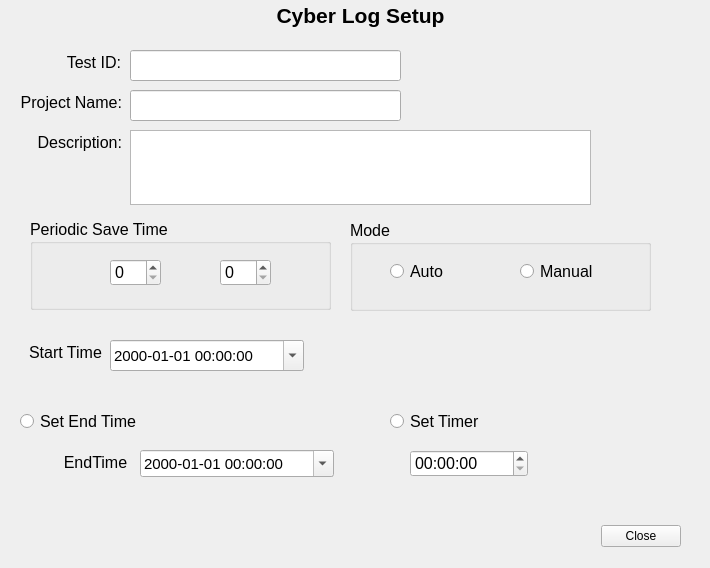
<ui version="4.0" >
 <class>Form</class>
 <widget class="QWidget" name="Form" >
  <property name="windowModality" >
   <enum>Qt::WindowModal</enum>
  </property>
  <property name="geometry" >
   <rect>
    <x>0</x>
    <y>0</y>
    <width>710</width>
    <height>568</height>
   </rect>
  </property>
  <property name="windowTitle" >
   <string>Form</string>
  </property>
  <widget class="QLabel" name="label_3" >
   <property name="geometry" >
    <rect>
     <x>40</x>
     <y>0</y>
     <width>641</width>
     <height>30</height>
    </rect>
   </property>
   <property name="font" >
    <font>
     <pointsize>16</pointsize>
     <weight>75</weight>
     <bold>true</bold>
    </font>
   </property>
   <property name="text" >
    <string>Cyber Log Setup</string>
   </property>
   <property name="alignment" >
    <set>Qt::AlignCenter</set>
   </property>
  </widget>
  <widget class="QDialogButtonBox" name="buttonBox" >
   <property name="windowModality" >
    <enum>Qt::NonModal</enum>
   </property>
   <property name="geometry" >
    <rect>
     <x>600</x>
     <y>520</y>
     <width>81</width>
     <height>32</height>
    </rect>
   </property>
   <property name="standardButtons" >
    <set>QDialogButtonBox::Close</set>
   </property>
   <property name="centerButtons" >
    <bool>true</bool>
   </property>
  </widget>
  <widget class="QLabel" name="label_7" >
   <property name="geometry" >
    <rect>
     <x>40</x>
     <y>50</y>
     <width>81</width>
     <height>24</height>
    </rect>
   </property>
   <property name="font" >
    <font>
     <pointsize>12</pointsize>
     <weight>50</weight>
     <bold>false</bold>
    </font>
   </property>
   <property name="text" >
    <string>Test ID:</string>
   </property>
   <property name="alignment" >
    <set>Qt::AlignRight|Qt::AlignTrailing|Qt::AlignVCenter</set>
   </property>
  </widget>
  <widget class="QLabel" name="label_8" >
   <property name="geometry" >
    <rect>
     <x>20</x>
     <y>90</y>
     <width>102</width>
     <height>24</height>
    </rect>
   </property>
   <property name="font" >
    <font>
     <pointsize>12</pointsize>
     <weight>50</weight>
     <bold>false</bold>
    </font>
   </property>
   <property name="text" >
    <string>Project Name:</string>
   </property>
   <property name="alignment" >
    <set>Qt::AlignRight|Qt::AlignTrailing|Qt::AlignVCenter</set>
   </property>
  </widget>
  <widget class="QLabel" name="label_9" >
   <property name="geometry" >
    <rect>
     <x>20</x>
     <y>130</y>
     <width>102</width>
     <height>24</height>
    </rect>
   </property>
   <property name="font" >
    <font>
     <pointsize>12</pointsize>
     <weight>50</weight>
     <bold>false</bold>
    </font>
   </property>
   <property name="text" >
    <string>Description:</string>
   </property>
   <property name="alignment" >
    <set>Qt::AlignRight|Qt::AlignTrailing|Qt::AlignVCenter</set>
   </property>
  </widget>
  <widget class="QLabel" name="label_11" >
   <property name="geometry" >
    <rect>
     <x>20</x>
     <y>340</y>
     <width>91</width>
     <height>24</height>
    </rect>
   </property>
   <property name="font" >
    <font>
     <pointsize>12</pointsize>
     <weight>50</weight>
     <bold>false</bold>
    </font>
   </property>
   <property name="text" >
    <string>Start Time</string>
   </property>
   <property name="alignment" >
    <set>Qt::AlignCenter</set>
   </property>
  </widget>
  <widget class="QLabel" name="label_12" >
   <property name="geometry" >
    <rect>
     <x>60</x>
     <y>450</y>
     <width>71</width>
     <height>24</height>
    </rect>
   </property>
   <property name="font" >
    <font>
     <pointsize>12</pointsize>
     <weight>50</weight>
     <bold>false</bold>
    </font>
   </property>
   <property name="text" >
    <string>EndTime</string>
   </property>
   <property name="alignment" >
    <set>Qt::AlignCenter</set>
   </property>
  </widget>
  <widget class="QDateTimeEdit" name="dateTimeEdit" >
   <property name="geometry" >
    <rect>
     <x>110</x>
     <y>340</y>
     <width>194</width>
     <height>31</height>
    </rect>
   </property>
   <property name="font" >
    <font>
     <pointsize>11</pointsize>
    </font>
   </property>
   <property name="displayFormat" >
    <string>yyyy-MM-dd hh:mm:ss</string>
   </property>
   <property name="calendarPopup" >
    <bool>true</bool>
   </property>
  </widget>
  <widget class="QTimeEdit" name="timeEdit" >
   <property name="geometry" >
    <rect>
     <x>410</x>
     <y>450</y>
     <width>118</width>
     <height>27</height>
    </rect>
   </property>
   <property name="font" >
    <font>
     <pointsize>12</pointsize>
    </font>
   </property>
   <property name="displayFormat" >
    <string>hh:mm:ss</string>
   </property>
  </widget>
  <widget class="QLineEdit" name="lineEdit" >
   <property name="geometry" >
    <rect>
     <x>130</x>
     <y>50</y>
     <width>271</width>
     <height>31</height>
    </rect>
   </property>
  </widget>
  <widget class="QTextEdit" name="textEdit" >
   <property name="geometry" >
    <rect>
     <x>130</x>
     <y>130</y>
     <width>461</width>
     <height>75</height>
    </rect>
   </property>
  </widget>
  <widget class="QLineEdit" name="lineEdit_2" >
   <property name="geometry" >
    <rect>
     <x>130</x>
     <y>90</y>
     <width>271</width>
     <height>31</height>
    </rect>
   </property>
  </widget>
  <widget class="QGroupBox" name="groupBox" >
   <property name="geometry" >
    <rect>
     <x>30</x>
     <y>219</y>
     <width>301</width>
     <height>91</height>
    </rect>
   </property>
   <property name="font" >
    <font>
     <pointsize>12</pointsize>
    </font>
   </property>
   <property name="title" >
    <string>Periodic Save Time</string>
   </property>
   <widget class="QSpinBox" name="spinBox" >
    <property name="geometry" >
     <rect>
      <x>80</x>
      <y>40</y>
      <width>51</width>
      <height>27</height>
     </rect>
    </property>
   </widget>
   <widget class="QSpinBox" name="spinBox_2" >
    <property name="geometry" >
     <rect>
      <x>190</x>
      <y>40</y>
      <width>51</width>
      <height>27</height>
     </rect>
    </property>
   </widget>
  </widget>
  <widget class="QDateTimeEdit" name="dateTimeEdit_2" >
   <property name="geometry" >
    <rect>
     <x>140</x>
     <y>450</y>
     <width>194</width>
     <height>27</height>
    </rect>
   </property>
   <property name="font" >
    <font>
     <pointsize>11</pointsize>
    </font>
   </property>
   <property name="displayFormat" >
    <string>yyyy-MM-dd hh:mm:ss</string>
   </property>
   <property name="calendarPopup" >
    <bool>true</bool>
   </property>
  </widget>
  <widget class="QGroupBox" name="groupBox_3" >
   <property name="geometry" >
    <rect>
     <x>350</x>
     <y>220</y>
     <width>301</width>
     <height>91</height>
    </rect>
   </property>
   <property name="font" >
    <font>
     <pointsize>12</pointsize>
    </font>
   </property>
   <property name="title" >
    <string>Mode</string>
   </property>
   <widget class="QRadioButton" name="radioButton" >
    <property name="geometry" >
     <rect>
      <x>40</x>
      <y>40</y>
      <width>71</width>
      <height>23</height>
     </rect>
    </property>
    <property name="text" >
     <string>Auto</string>
    </property>
   </widget>
   <widget class="QRadioButton" name="radioButton_2" >
    <property name="geometry" >
     <rect>
      <x>170</x>
      <y>40</y>
      <width>90</width>
      <height>23</height>
     </rect>
    </property>
    <property name="text" >
     <string>Manual</string>
    </property>
   </widget>
  </widget>
  <widget class="QRadioButton" name="radioButton_3" >
   <property name="geometry" >
    <rect>
     <x>20</x>
     <y>410</y>
     <width>121</width>
     <height>23</height>
    </rect>
   </property>
   <property name="font" >
    <font>
     <pointsize>12</pointsize>
    </font>
   </property>
   <property name="text" >
    <string>Set End Time</string>
   </property>
  </widget>
  <widget class="QRadioButton" name="radioButton_4" >
   <property name="geometry" >
    <rect>
     <x>390</x>
     <y>410</y>
     <width>121</width>
     <height>23</height>
    </rect>
   </property>
   <property name="font" >
    <font>
     <pointsize>12</pointsize>
    </font>
   </property>
   <property name="text" >
    <string>Set Timer</string>
   </property>
  </widget>
 </widget>
 <resources/>
 <connections>
  <connection>
   <sender>buttonBox</sender>
   <signal>clicked(QAbstractButton*)</signal>
   <receiver>Form</receiver>
   <slot>close()</slot>
   <hints>
    <hint type="sourcelabel" >
     <x>600</x>
     <y>424</y>
    </hint>
    <hint type="destinationlabel" >
     <x>608</x>
     <y>384</y>
    </hint>
   </hints>
  </connection>
 </connections>
</ui>
